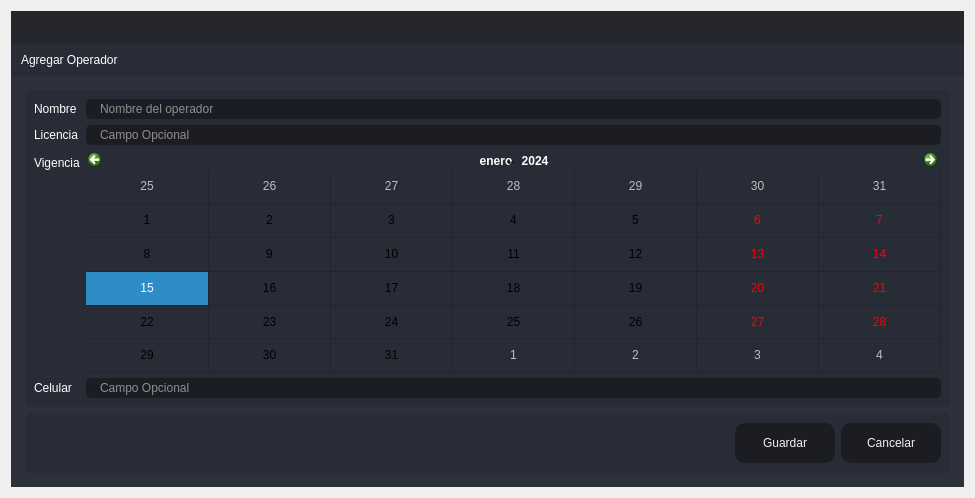
<?xml version="1.0" encoding="UTF-8"?>
<ui version="4.0">
 <class>Create_Cliente</class>
 <widget class="QDialog" name="Create_Cliente">
  <property name="windowModality">
   <enum>Qt::ApplicationModal</enum>
  </property>
  <property name="geometry">
   <rect>
    <x>0</x>
    <y>0</y>
    <width>975</width>
    <height>498</height>
   </rect>
  </property>
  <property name="windowTitle">
   <string>Agregar</string>
  </property>
  <layout class="QVBoxLayout" name="verticalLayout_6">
   <item>
    <widget class="QFrame" name="frame_main">
     <property name="styleSheet">
      <string notr="true">/* LINE EDIT */
QLineEdit {
	background-color: rgb(27, 29, 35);
	border-radius: 5px;
	border: 2px solid rgb(27, 29, 35);
	padding-left: 10px;
}
QLineEdit:hover {
	border: 2px solid rgb(64, 71, 88);
}
QLineEdit:focus {
	border: 2px solid rgb(91, 101, 124);
}

/* SCROLL BARS */
QScrollBar:horizontal {
    border: none;
    background: rgb(52, 59, 72);
    height: 14px;
    margin: 0px 21px 0 21px;
	border-radius: 0px;
}
QScrollBar::handle:horizontal {
    background: rgb(85, 170, 255);
    min-width: 25px;
	border-radius: 7px
}
QScrollBar::add-line:horizontal {
    border: none;
    background: rgb(55, 63, 77);
    width: 20px;
	border-top-right-radius: 7px;
    border-bottom-right-radius: 7px;
    subcontrol-position: right;
    subcontrol-origin: margin;
}
QScrollBar::sub-line:horizontal {
    border: none;
    background: rgb(55, 63, 77);
    width: 20px;
	border-top-left-radius: 7px;
    border-bottom-left-radius: 7px;
    subcontrol-position: left;
    subcontrol-origin: margin;
}
QScrollBar::up-arrow:horizontal, QScrollBar::down-arrow:horizontal
{
     background: none;
}
QScrollBar::add-page:horizontal, QScrollBar::sub-page:horizontal
{
     background: none;
}
 QScrollBar:vertical {
	border: none;
    background: rgb(52, 59, 72);
    width: 14px;
    margin: 21px 0 21px 0;
	border-radius: 0px;
 }
 QScrollBar::handle:vertical {	
	background: rgb(85, 170, 255);
    min-height: 25px;
	border-radius: 7px
 }
 QScrollBar::add-line:vertical {
     border: none;
    background: rgb(55, 63, 77);
     height: 20px;
	border-bottom-left-radius: 7px;
    border-bottom-right-radius: 7px;
     subcontrol-position: bottom;
     subcontrol-origin: margin;
 }
 QScrollBar::sub-line:vertical {
	border: none;
    background: rgb(55, 63, 77);
     height: 20px;
	border-top-left-radius: 7px;
    border-top-right-radius: 7px;
     subcontrol-position: top;
     subcontrol-origin: margin;
 }
 QScrollBar::up-arrow:vertical, QScrollBar::down-arrow:vertical {
     background: none;
 }

 QScrollBar::add-page:vertical, QScrollBar::sub-page:vertical {
     background: none;
 }

/* CHECKBOX */
QCheckBox::indicator {
    border: 3px solid rgb(52, 59, 72);
	width: 15px;
	height: 15px;
	border-radius: 10px;
    background: rgb(44, 49, 60);
}
QCheckBox::indicator:hover {
    border: 3px solid rgb(58, 66, 81);
}
QCheckBox::indicator:checked {
    background: 3px solid rgb(52, 59, 72);
	border: 3px solid rgb(52, 59, 72);	
	background-image: url(:/16x16/icons/16x16/cil-check-alt.png);
}

/* RADIO BUTTON */
QRadioButton::indicator {
    border: 3px solid rgb(52, 59, 72);
	width: 15px;
	height: 15px;
	border-radius: 10px;
    background: rgb(44, 49, 60);
}
QRadioButton::indicator:hover {
    border: 3px solid rgb(58, 66, 81);
}
QRadioButton::indicator:checked {
    background: 3px solid rgb(94, 106, 130);
	border: 3px solid rgb(52, 59, 72);	
}

/* COMBOBOX */
QComboBox{
	background-color: rgb(27, 29, 35);
	border-radius: 5px;
	border: 2px solid rgb(27, 29, 35);
	padding: 5px;
	padding-left: 10px;
}
QComboBox:hover{
	border: 2px solid rgb(64, 71, 88);
}
QComboBox::drop-down {
	subcontrol-origin: padding;
	subcontrol-position: top right;
	width: 25px; 
	border-left-width: 3px;
	border-left-color: rgba(39, 44, 54, 150);
	border-left-style: solid;
	border-top-right-radius: 3px;
	border-bottom-right-radius: 3px;	
	background-image: url(:/16x16/icons/16x16/cil-arrow-bottom.png);
	background-position: center;
	background-repeat: no-reperat;
 }
QComboBox QAbstractItemView {
	color: rgb(85, 170, 255);	
	background-color: rgb(27, 29, 35);
	padding: 10px;
	selection-background-color: rgb(39, 44, 54);
}

/* SLIDERS */
QSlider::groove:horizontal {
    border-radius: 9px;
    height: 18px;
	margin: 0px;
	background-color: rgb(52, 59, 72);
}
QSlider::groove:horizontal:hover {
	background-color: rgb(55, 62, 76);
}
QSlider::handle:horizontal {
    background-color: rgb(85, 170, 255);
    border: none;
    height: 18px;
    width: 18px;
    margin: 0px;
	border-radius: 9px;
}
QSlider::handle:horizontal:hover {
    background-color: rgb(105, 180, 255);
}
QSlider::handle:horizontal:pressed {
    background-color: rgb(65, 130, 195);
}

QSlider::groove:vertical {
    border-radius: 9px;
    width: 18px;
    margin: 0px;
	background-color: rgb(52, 59, 72);
}
QSlider::groove:vertical:hover {
	background-color: rgb(55, 62, 76);
}
QSlider::handle:vertical {
    background-color: rgb(85, 170, 255);
	border: none;
    height: 18px;
    width: 18px;
    margin: 0px;
	border-radius: 9px;
}
QSlider::handle:vertical:hover {
    background-color: rgb(105, 180, 255);
}
QSlider::handle:vertical:pressed {
    background-color: rgb(65, 130, 195);
}

</string>
     </property>
     <property name="frameShape">
      <enum>QFrame::NoFrame</enum>
     </property>
     <property name="frameShadow">
      <enum>QFrame::Raised</enum>
     </property>
     <layout class="QVBoxLayout" name="verticalLayout">
      <property name="spacing">
       <number>0</number>
      </property>
      <property name="leftMargin">
       <number>0</number>
      </property>
      <property name="topMargin">
       <number>0</number>
      </property>
      <property name="rightMargin">
       <number>0</number>
      </property>
      <property name="bottomMargin">
       <number>0</number>
      </property>
      <item>
       <widget class="QFrame" name="frame_top">
        <property name="minimumSize">
         <size>
          <width>0</width>
          <height>65</height>
         </size>
        </property>
        <property name="maximumSize">
         <size>
          <width>16777215</width>
          <height>65</height>
         </size>
        </property>
        <property name="styleSheet">
         <string notr="true">background-color: transparent;</string>
        </property>
        <property name="frameShape">
         <enum>QFrame::NoFrame</enum>
        </property>
        <property name="frameShadow">
         <enum>QFrame::Raised</enum>
        </property>
        <layout class="QHBoxLayout" name="horizontalLayout_3">
         <property name="spacing">
          <number>0</number>
         </property>
         <property name="leftMargin">
          <number>0</number>
         </property>
         <property name="topMargin">
          <number>0</number>
         </property>
         <property name="rightMargin">
          <number>0</number>
         </property>
         <property name="bottomMargin">
          <number>0</number>
         </property>
         <item>
          <widget class="QFrame" name="frame_toggle">
           <property name="maximumSize">
            <size>
             <width>70</width>
             <height>16777215</height>
            </size>
           </property>
           <property name="styleSheet">
            <string notr="true">background-color: rgb(27, 29, 35);</string>
           </property>
           <property name="frameShape">
            <enum>QFrame::NoFrame</enum>
           </property>
           <property name="frameShadow">
            <enum>QFrame::Raised</enum>
           </property>
           <layout class="QVBoxLayout" name="verticalLayout_3">
            <property name="spacing">
             <number>0</number>
            </property>
            <property name="leftMargin">
             <number>0</number>
            </property>
            <property name="topMargin">
             <number>0</number>
            </property>
            <property name="rightMargin">
             <number>0</number>
            </property>
            <property name="bottomMargin">
             <number>0</number>
            </property>
           </layout>
          </widget>
         </item>
         <item>
          <widget class="QFrame" name="frame_top_right">
           <property name="styleSheet">
            <string notr="true">background: transparent;</string>
           </property>
           <property name="frameShape">
            <enum>QFrame::NoFrame</enum>
           </property>
           <property name="frameShadow">
            <enum>QFrame::Raised</enum>
           </property>
           <layout class="QVBoxLayout" name="verticalLayout_2">
            <property name="spacing">
             <number>0</number>
            </property>
            <property name="leftMargin">
             <number>0</number>
            </property>
            <property name="topMargin">
             <number>0</number>
            </property>
            <property name="rightMargin">
             <number>0</number>
            </property>
            <property name="bottomMargin">
             <number>0</number>
            </property>
            <item>
             <widget class="QFrame" name="frame_top_btns">
              <property name="maximumSize">
               <size>
                <width>16777215</width>
                <height>42</height>
               </size>
              </property>
              <property name="styleSheet">
               <string notr="true">background-color: rgba(27, 29, 35, 200)</string>
              </property>
              <property name="frameShape">
               <enum>QFrame::NoFrame</enum>
              </property>
              <property name="frameShadow">
               <enum>QFrame::Raised</enum>
              </property>
              <layout class="QHBoxLayout" name="horizontalLayout_4">
               <property name="spacing">
                <number>0</number>
               </property>
               <property name="leftMargin">
                <number>0</number>
               </property>
               <property name="topMargin">
                <number>0</number>
               </property>
               <property name="rightMargin">
                <number>0</number>
               </property>
               <property name="bottomMargin">
                <number>0</number>
               </property>
               <item>
                <widget class="QFrame" name="frame_label_top_btns">
                 <property name="sizePolicy">
                  <sizepolicy hsizetype="Expanding" vsizetype="Preferred">
                   <horstretch>0</horstretch>
                   <verstretch>0</verstretch>
                  </sizepolicy>
                 </property>
                 <property name="frameShape">
                  <enum>QFrame::NoFrame</enum>
                 </property>
                 <property name="frameShadow">
                  <enum>QFrame::Raised</enum>
                 </property>
                 <layout class="QHBoxLayout" name="horizontalLayout_10">
                  <property name="spacing">
                   <number>0</number>
                  </property>
                  <property name="leftMargin">
                   <number>5</number>
                  </property>
                  <property name="topMargin">
                   <number>0</number>
                  </property>
                  <property name="rightMargin">
                   <number>10</number>
                  </property>
                  <property name="bottomMargin">
                   <number>0</number>
                  </property>
                 </layout>
                </widget>
               </item>
               <item alignment="Qt::AlignRight">
                <widget class="QFrame" name="frame_btns_right">
                 <property name="sizePolicy">
                  <sizepolicy hsizetype="Expanding" vsizetype="Preferred">
                   <horstretch>0</horstretch>
                   <verstretch>0</verstretch>
                  </sizepolicy>
                 </property>
                 <property name="maximumSize">
                  <size>
                   <width>120</width>
                   <height>16777215</height>
                  </size>
                 </property>
                 <property name="frameShape">
                  <enum>QFrame::NoFrame</enum>
                 </property>
                 <property name="frameShadow">
                  <enum>QFrame::Raised</enum>
                 </property>
                 <layout class="QHBoxLayout" name="horizontalLayout_5">
                  <property name="spacing">
                   <number>0</number>
                  </property>
                  <property name="leftMargin">
                   <number>0</number>
                  </property>
                  <property name="topMargin">
                   <number>0</number>
                  </property>
                  <property name="rightMargin">
                   <number>0</number>
                  </property>
                  <property name="bottomMargin">
                   <number>0</number>
                  </property>
                 </layout>
                </widget>
               </item>
              </layout>
             </widget>
            </item>
            <item>
             <widget class="QFrame" name="frame_top_info">
              <property name="maximumSize">
               <size>
                <width>16777215</width>
                <height>65</height>
               </size>
              </property>
              <property name="styleSheet">
               <string notr="true">background-color: rgb(39, 44, 54);</string>
              </property>
              <property name="frameShape">
               <enum>QFrame::NoFrame</enum>
              </property>
              <property name="frameShadow">
               <enum>QFrame::Raised</enum>
              </property>
              <layout class="QHBoxLayout" name="horizontalLayout_8">
               <property name="spacing">
                <number>0</number>
               </property>
               <property name="leftMargin">
                <number>10</number>
               </property>
               <property name="topMargin">
                <number>0</number>
               </property>
               <property name="rightMargin">
                <number>10</number>
               </property>
               <property name="bottomMargin">
                <number>0</number>
               </property>
               <item>
                <widget class="QLabel" name="label">
                 <property name="styleSheet">
                  <string notr="true">font: 75 16pt &quot;MS Shell Dlg 2&quot;;
color: rgb(255, 255, 255);</string>
                 </property>
                 <property name="text">
                  <string>Agregar Operador</string>
                 </property>
                </widget>
               </item>
              </layout>
             </widget>
            </item>
           </layout>
          </widget>
         </item>
        </layout>
       </widget>
      </item>
      <item>
       <widget class="QFrame" name="frame_center">
        <property name="sizePolicy">
         <sizepolicy hsizetype="Expanding" vsizetype="Expanding">
          <horstretch>0</horstretch>
          <verstretch>0</verstretch>
         </sizepolicy>
        </property>
        <property name="styleSheet">
         <string notr="true">background-color: rgb(40, 44, 52);</string>
        </property>
        <property name="frameShape">
         <enum>QFrame::NoFrame</enum>
        </property>
        <property name="frameShadow">
         <enum>QFrame::Raised</enum>
        </property>
        <layout class="QHBoxLayout" name="horizontalLayout_2">
         <property name="spacing">
          <number>0</number>
         </property>
         <property name="leftMargin">
          <number>0</number>
         </property>
         <property name="topMargin">
          <number>0</number>
         </property>
         <property name="rightMargin">
          <number>0</number>
         </property>
         <property name="bottomMargin">
          <number>0</number>
         </property>
         <item>
          <widget class="QFrame" name="frame_content_right">
           <property name="styleSheet">
            <string notr="true">background-color: rgb(44, 49, 60);</string>
           </property>
           <property name="frameShape">
            <enum>QFrame::NoFrame</enum>
           </property>
           <property name="frameShadow">
            <enum>QFrame::Raised</enum>
           </property>
           <layout class="QVBoxLayout" name="verticalLayout_4">
            <property name="spacing">
             <number>0</number>
            </property>
            <property name="leftMargin">
             <number>0</number>
            </property>
            <property name="topMargin">
             <number>0</number>
            </property>
            <property name="rightMargin">
             <number>0</number>
            </property>
            <property name="bottomMargin">
             <number>0</number>
            </property>
            <item>
             <widget class="QFrame" name="frame_content">
              <property name="frameShape">
               <enum>QFrame::NoFrame</enum>
              </property>
              <property name="frameShadow">
               <enum>QFrame::Raised</enum>
              </property>
              <layout class="QVBoxLayout" name="verticalLayout_9">
               <property name="spacing">
                <number>0</number>
               </property>
               <property name="leftMargin">
                <number>5</number>
               </property>
               <property name="topMargin">
                <number>5</number>
               </property>
               <property name="rightMargin">
                <number>5</number>
               </property>
               <property name="bottomMargin">
                <number>5</number>
               </property>
               <item>
                <widget class="QStackedWidget" name="stackedWidget">
                 <property name="styleSheet">
                  <string notr="true">background: transparent;</string>
                 </property>
                 <property name="currentIndex">
                  <number>0</number>
                 </property>
                 <widget class="QWidget" name="page_home">
                  <layout class="QVBoxLayout" name="verticalLayout_10">
                   <item>
                    <widget class="QFrame" name="frame">
                     <property name="styleSheet">
                      <string notr="true">background-color: rgb(39, 44, 54);
border-radius: 5px;</string>
                     </property>
                     <property name="frameShape">
                      <enum>QFrame::StyledPanel</enum>
                     </property>
                     <property name="frameShadow">
                      <enum>QFrame::Raised</enum>
                     </property>
                     <layout class="QVBoxLayout" name="verticalLayout_5">
                      <item>
                       <layout class="QFormLayout" name="formLayout_2">
                        <item row="0" column="0">
                         <widget class="QLabel" name="label_3">
                          <property name="styleSheet">
                           <string notr="true">font: 75 12pt &quot;MS Shell Dlg 2&quot;;
color: rgb(255, 255, 255);</string>
                          </property>
                          <property name="text">
                           <string>Nombre</string>
                          </property>
                         </widget>
                        </item>
                        <item row="0" column="1">
                         <widget class="QLineEdit" name="lineEditChofer">
                          <property name="styleSheet">
                           <string notr="true">QLineEdit {
	background-color: rgb(27, 29, 35);
	border-radius: 5px;
	border: 2px solid rgb(27, 29, 35);
	padding-left: 10px;
	font: 75 12pt &quot;MS Shell Dlg 2&quot;;
	color: rgb(255, 255, 255);
}
QLineEdit:hover {
	border: 2px solid rgb(64, 71, 88);
}
QLineEdit:focus {
	border: 2px solid rgb(91, 101, 124);
}</string>
                          </property>
                          <property name="placeholderText">
                           <string>Nombre del operador</string>
                          </property>
                         </widget>
                        </item>
                        <item row="1" column="0">
                         <widget class="QLabel" name="label_4">
                          <property name="styleSheet">
                           <string notr="true">font: 75 12pt &quot;MS Shell Dlg 2&quot;;
color: rgb(255, 255, 255);</string>
                          </property>
                          <property name="text">
                           <string>Licencia</string>
                          </property>
                         </widget>
                        </item>
                        <item row="1" column="1">
                         <widget class="QLineEdit" name="lineEditLicencia">
                          <property name="styleSheet">
                           <string notr="true">QLineEdit {
	background-color: rgb(27, 29, 35);
	border-radius: 5px;
	border: 2px solid rgb(27, 29, 35);
	padding-left: 10px;
	font: 75 12pt &quot;MS Shell Dlg 2&quot;;
	color: rgb(255, 255, 255);
}
QLineEdit:hover {
	border: 2px solid rgb(64, 71, 88);
}
QLineEdit:focus {
	border: 2px solid rgb(91, 101, 124);
}</string>
                          </property>
                          <property name="placeholderText">
                           <string>Campo Opcional</string>
                          </property>
                         </widget>
                        </item>
                        <item row="2" column="0">
                         <widget class="QLabel" name="label_2">
                          <property name="styleSheet">
                           <string notr="true">font: 75 12pt &quot;MS Shell Dlg 2&quot;;
color: rgb(255, 255, 255);</string>
                          </property>
                          <property name="text">
                           <string>Vigencia</string>
                          </property>
                         </widget>
                        </item>
                        <item row="2" column="1">
                         <widget class="QCalendarWidget" name="vigenciadate">
                          <property name="locale">
                           <locale language="Spanish" country="Mexico"/>
                          </property>
                          <property name="firstDayOfWeek">
                           <enum>Qt::Monday</enum>
                          </property>
                          <property name="gridVisible">
                           <bool>true</bool>
                          </property>
                          <property name="selectionMode">
                           <enum>QCalendarWidget::SingleSelection</enum>
                          </property>
                          <property name="horizontalHeaderFormat">
                           <enum>QCalendarWidget::NoHorizontalHeader</enum>
                          </property>
                          <property name="verticalHeaderFormat">
                           <enum>QCalendarWidget::NoVerticalHeader</enum>
                          </property>
                          <property name="navigationBarVisible">
                           <bool>true</bool>
                          </property>
                          <property name="dateEditEnabled">
                           <bool>true</bool>
                          </property>
                         </widget>
                        </item>
                        <item row="3" column="0">
                         <widget class="QLabel" name="label_5">
                          <property name="styleSheet">
                           <string notr="true">font: 75 12pt &quot;MS Shell Dlg 2&quot;;
color: rgb(255, 255, 255);</string>
                          </property>
                          <property name="text">
                           <string>Celular</string>
                          </property>
                         </widget>
                        </item>
                        <item row="3" column="1">
                         <widget class="QLineEdit" name="lineEditCelular">
                          <property name="styleSheet">
                           <string notr="true">QLineEdit {
	background-color: rgb(27, 29, 35);
	border-radius: 5px;
	border: 2px solid rgb(27, 29, 35);
	padding-left: 10px;
	font: 75 12pt &quot;MS Shell Dlg 2&quot;;
	color: rgb(255, 255, 255);
}
QLineEdit:hover {
	border: 2px solid rgb(64, 71, 88);
}
QLineEdit:focus {
	border: 2px solid rgb(91, 101, 124);
}</string>
                          </property>
                          <property name="placeholderText">
                           <string>Campo Opcional</string>
                          </property>
                         </widget>
                        </item>
                       </layout>
                      </item>
                     </layout>
                    </widget>
                   </item>
                   <item>
                    <widget class="QFrame" name="frame_2">
                     <property name="minimumSize">
                      <size>
                       <width>0</width>
                       <height>60</height>
                      </size>
                     </property>
                     <property name="maximumSize">
                      <size>
                       <width>16777215</width>
                       <height>60</height>
                      </size>
                     </property>
                     <property name="styleSheet">
                      <string notr="true">background-color: rgb(39, 44, 54);
border-radius: 5px;</string>
                     </property>
                     <property name="frameShape">
                      <enum>QFrame::StyledPanel</enum>
                     </property>
                     <property name="frameShadow">
                      <enum>QFrame::Raised</enum>
                     </property>
                     <layout class="QHBoxLayout" name="horizontalLayout_9">
                      <item>
                       <layout class="QGridLayout" name="gridLayout">
                        <item row="0" column="0">
                         <spacer name="horizontalSpacer">
                          <property name="orientation">
                           <enum>Qt::Horizontal</enum>
                          </property>
                          <property name="sizeHint" stdset="0">
                           <size>
                            <width>40</width>
                            <height>20</height>
                           </size>
                          </property>
                         </spacer>
                        </item>
                        <item row="0" column="1">
                         <widget class="QPushButton" name="btnActualizar">
                          <property name="minimumSize">
                           <size>
                            <width>100</width>
                            <height>40</height>
                           </size>
                          </property>
                          <property name="styleSheet">
                           <string notr="true">QPushButton {
	border-color: rgb(27, 29, 35);
	font: 75 10pt &quot;MS Shell Dlg 2&quot;;
	color: rgb(240, 240, 240);
	background-color: rgb(27, 29, 35);
	border: 0px solid;
	border-radius: 10px;	
}
QPushButton:hover {
	background-color:rgb(44, 49, 60);
	border-color: rgb(27, 29, 35);
	border: 2px solid;
}</string>
                          </property>
                          <property name="text">
                           <string>Guardar</string>
                          </property>
                         </widget>
                        </item>
                        <item row="0" column="2">
                         <widget class="QPushButton" name="btnCancelar">
                          <property name="minimumSize">
                           <size>
                            <width>100</width>
                            <height>40</height>
                           </size>
                          </property>
                          <property name="styleSheet">
                           <string notr="true">QPushButton {
	border-color: rgb(27, 29, 35);
	font: 75 10pt &quot;MS Shell Dlg 2&quot;;
	color: rgb(240, 240, 240);
	background-color: rgb(27, 29, 35);
	border: 0px solid;
	border-radius: 10px;	
}
QPushButton:hover {
	background-color:rgb(44, 49, 60);
	border-color: rgb(27, 29, 35);
	border: 2px solid;
}</string>
                          </property>
                          <property name="text">
                           <string>Cancelar</string>
                          </property>
                         </widget>
                        </item>
                       </layout>
                      </item>
                     </layout>
                    </widget>
                   </item>
                  </layout>
                 </widget>
                </widget>
               </item>
              </layout>
             </widget>
            </item>
           </layout>
          </widget>
         </item>
        </layout>
       </widget>
      </item>
     </layout>
    </widget>
   </item>
  </layout>
 </widget>
 <resources/>
 <connections/>
</ui>
